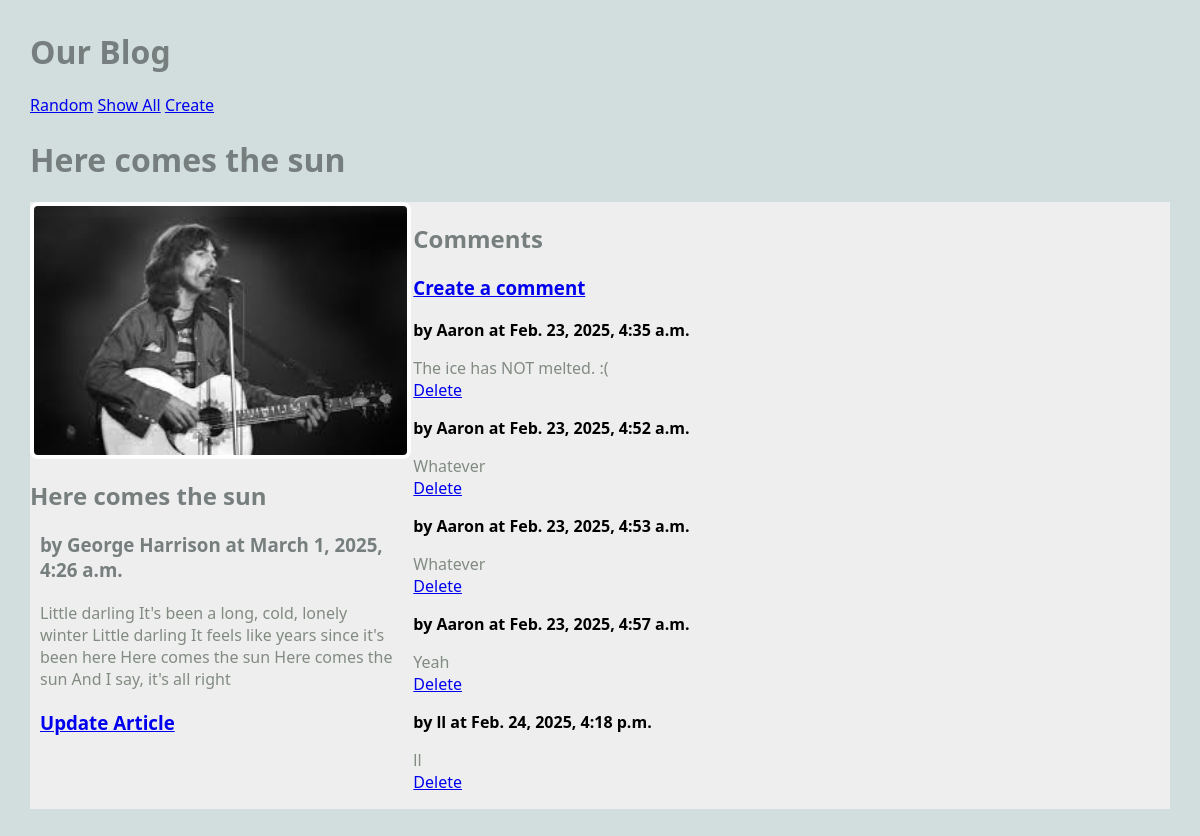
/blog/article/5, run on the app's committed database.
### blog/models.py (models this page shows, shortened)
class Article(models.Model):
    title = models.TextField(blank=True)
    author = models.TextField(blank=True)
    text = models.TextField(blank=True)
    published = models.DateTimeField(auto_now=True)
    image_file = models.ImageField(blank=True)
    def get_all_comments(self):
        comments = Comment.objects.filter(article=self)
        return comments

class Comment(models.Model):
    article = models.ForeignKey(Article, on_delete=models.CASCADE)
    author = models.TextField(blank=False)
    text = models.TextField(blank=False)
    published = models.DateTimeField(auto_now=True)
    def __str__(self):
        return f'{self.text}'

### blog/views.py (the view)
# urls.py: path('article/<int:pk>', ArticleView.as_view(), name='article'), # new
class ArticleView(DetailView):
    model = Article
    template_name = 'blog/article.html'
    context_object_name = "article" # note singular variable name

### blog/templates/blog/article.html
{% extends 'blog/base.html' %}
{% block content %}
<h1>{{article.title}}</h1>
<main class="grid-container">
   <article>
       {% if article.image_file %}
       <img src="{{article.image_file.url}}" alt="">
       {% else %}
       <h3>No image</h3>
       {% endif %}
       <div>
            <h2>{{article.title}}</h2>
            <h3>by {{article.author}} at {{article.published}} </h3>
            <p>
                {{article.text}}
            </p>
            <h3>
                <a href="{% url 'update_article' article.pk %}">Update Article</a>
            </h3>
        </div>
    </article>
    <div>
        <h2>Comments</h2>
        <h3>
            <a href="{% url 'create_comment' article.pk %}">Create a comment</a>
        </h3>
        {% for comment in article.get_all_comments %}
            <div>
                <strong>by {{comment.author}} at {{comment.published}}</strong>
                <p>
                    {{comment.text}}
                    <br>
                    <a href="{% url 'delete_comment' comment.pk %}">Delete</a>
                </p>
            </div>
        {% endfor %}
    </div>
</main>
{% endblock %}

### static/styles-blog.css (style rules this page uses)
body { margin: 30px; background: #d1dedd; font-family:'Segoe UI', Tahoma, Geneva, Verdana, sans-serif; }
h1, h2, h3 { color: #767f7e; }
p { color: #828b82; }
.grid-container { background: #eee; max-width: 900px; display: grid; grid-template-columns: repeat(3, 1fr); grid-gap: 10px; max-width: 1200px; margin: 20px auto; }
article img, article.featured img { width: 100%; border: 4px solid #fff; border-radius: 8px; }
article p, article h3 { margin: 20px 10px; }

### data on the page
Article: title "Here comes the sun", image_file (picture), author "George Harrison", published "March 1, 2025, 4:26 a.m.", text "Little darling It's been a long, cold, lonely winter Little darling It feels like years since it's been here Here comes the sun Here comes the sun And I say, it's all right"
Comment: author "Aaron", published "Feb. 23, 2025, 4:35 a.m.", text "The ice has NOT melted. :("
Comment: author "Aaron", published "Feb. 23, 2025, 4:52 a.m.", text "Whatever"
Comment: author "Aaron", published "Feb. 23, 2025, 4:53 a.m.", text "Whatever"
Comment: author "Aaron", published "Feb. 23, 2025, 4:57 a.m.", text "Yeah"
Comment: author "ll", published "Feb. 24, 2025, 4:18 p.m.", text "ll"
